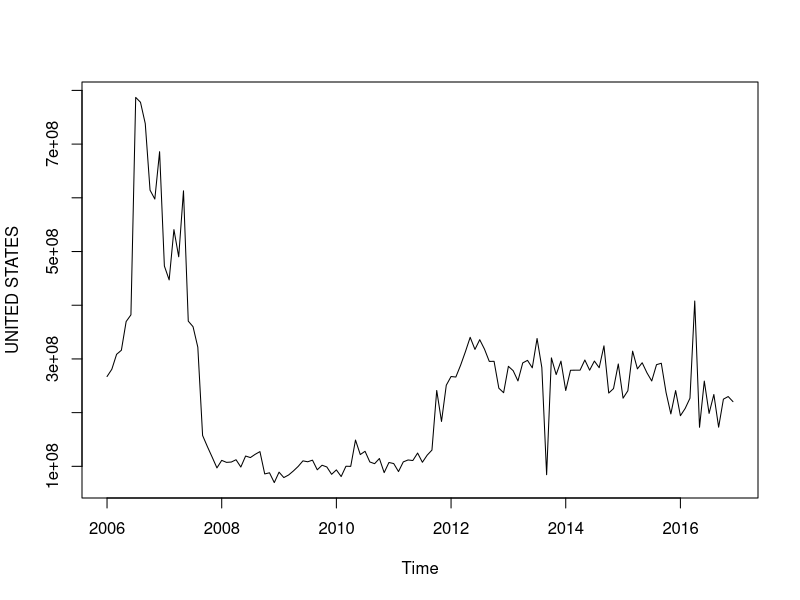
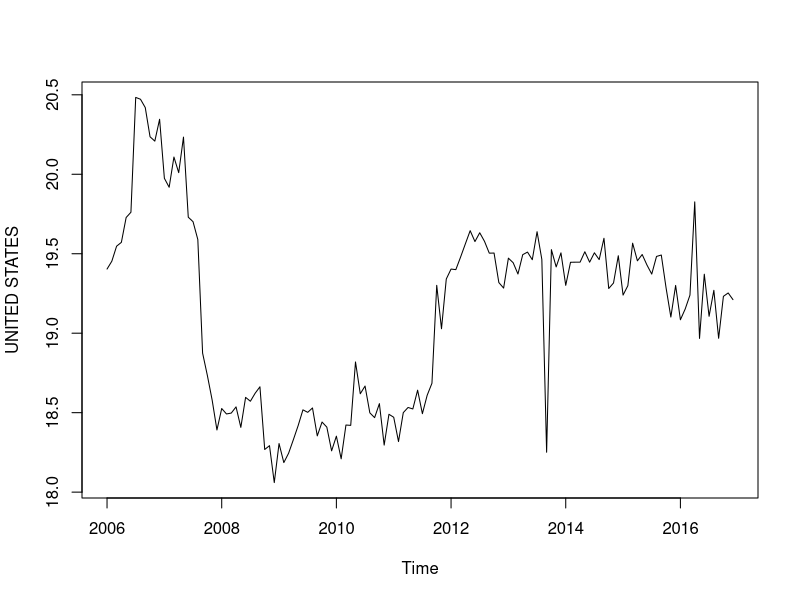
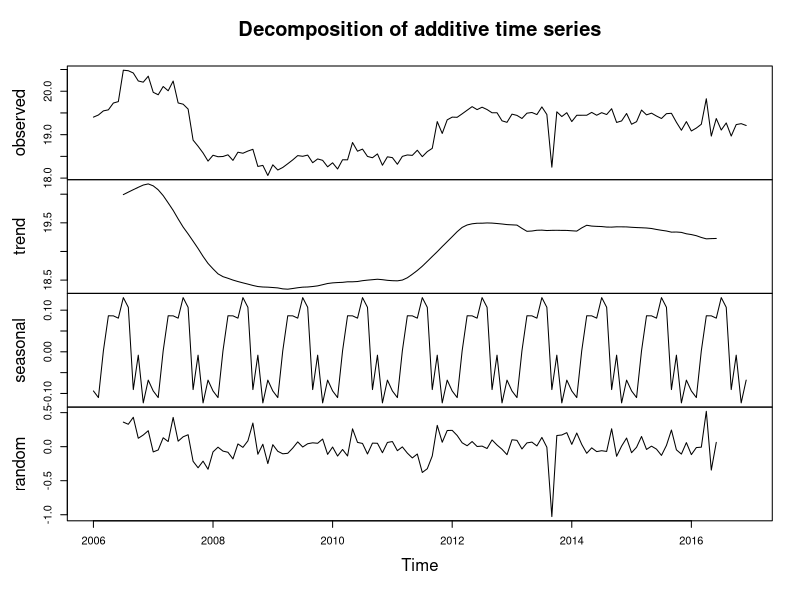
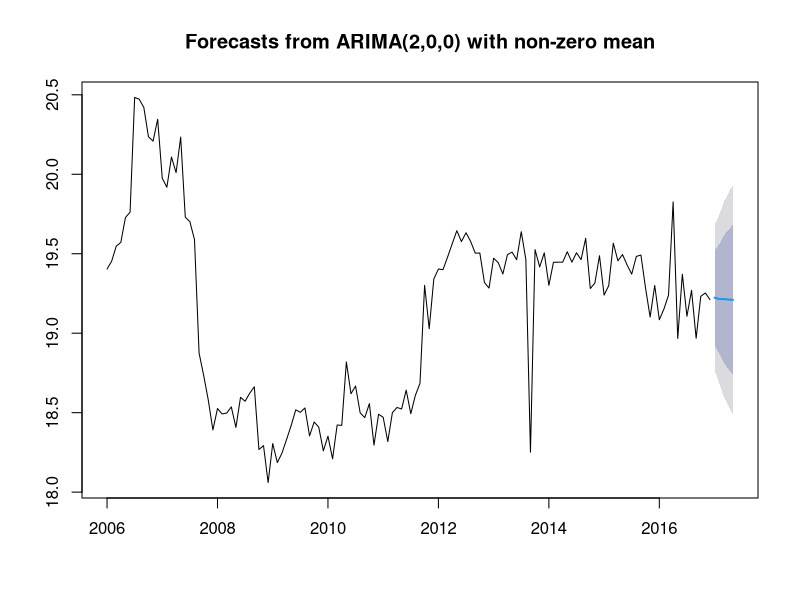
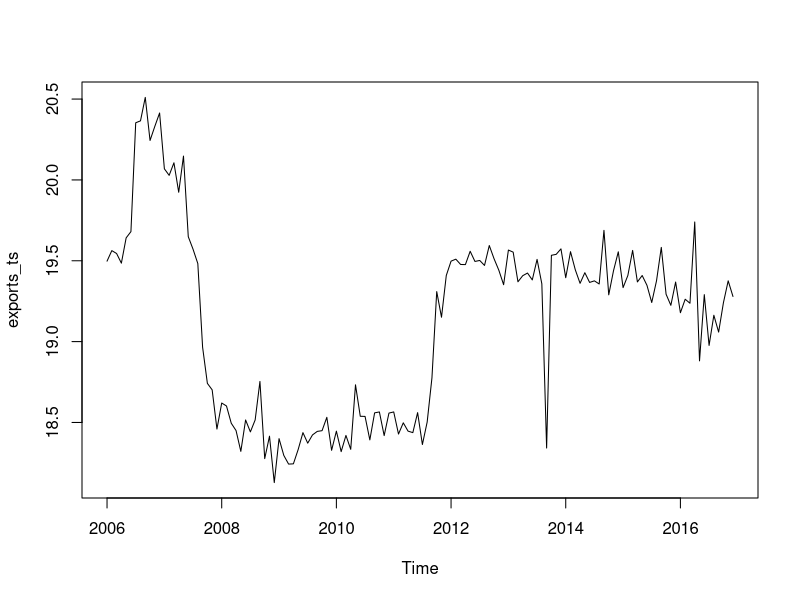
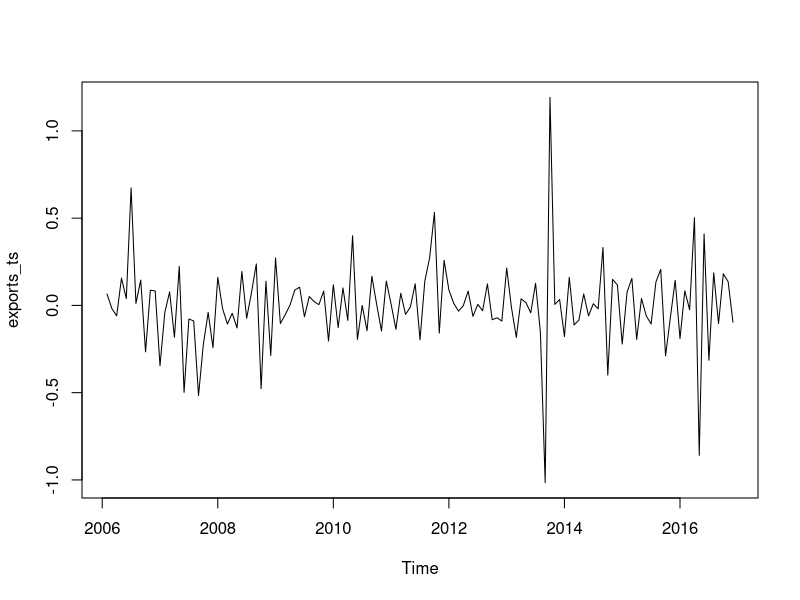
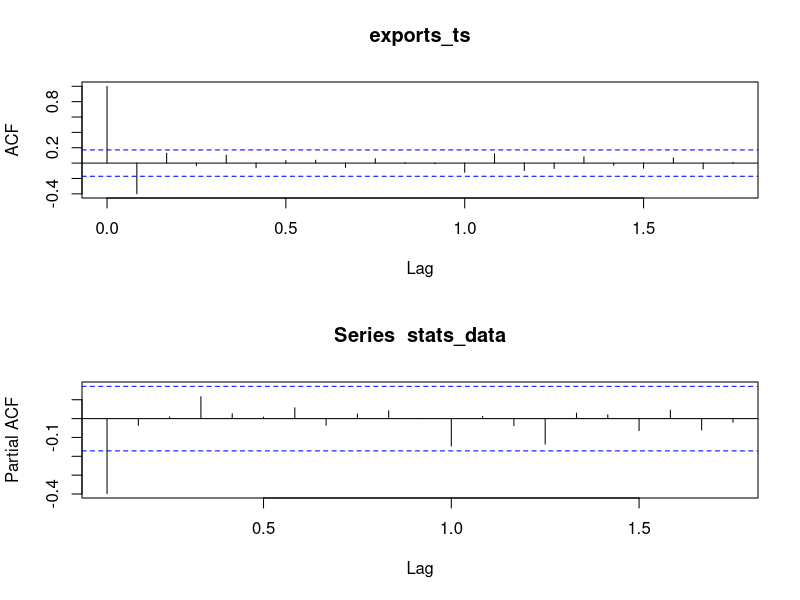

Generate these figures, in order, with R:
library(readr)
library(forecast)
stats3 <- read_csv("../data/stats3.csv")
# fecting 1st and 5th column, 5th column is for US, raw timeseries generation
statstimeseries = ts(stats3[, c(0, 5)], frequency = 12, start = c(2006, 1))
plot.ts(statstimeseries)
exports_ts <- log(statstimeseries)
plot.ts(exports_ts)
exports_decoposed <- decompose(exports_ts)
plot(exports_decoposed)
auto.arima(exports_ts)
fit <- arima(exports_ts, order = c(2, 0, 0))
accuracy(fit)
forecasted = forecast(fit, 5)
plot(forecasted)
# removing seasonalily
export_without_sesonality <- exports_ts - exports_decoposed$seasonal
plot(export_without_sesonality)
stats_data <- diff(export_without_sesonality, differences = 1)
plot.ts(stats_data)
par(mfrow = c(2, 1))
acf(stats_data)
pacf(stats_data)

